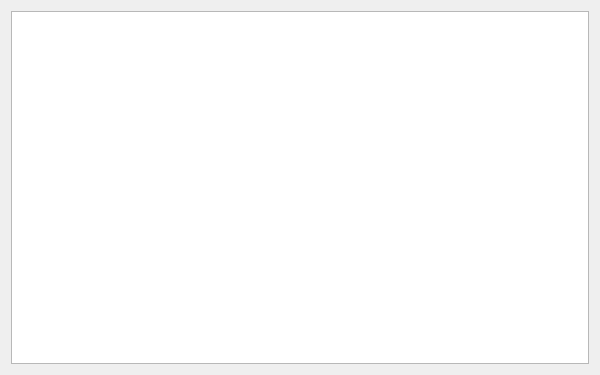
<?xml version="1.0" encoding="UTF-8"?>
<ui version="4.0">
 <class>IdeAboutDialog</class>
 <widget class="QDialog" name="IdeAboutDialog">
  <property name="geometry">
   <rect>
    <x>0</x>
    <y>0</y>
    <width>600</width>
    <height>375</height>
   </rect>
  </property>
  <property name="minimumSize">
   <size>
    <width>600</width>
    <height>375</height>
   </size>
  </property>
  <property name="windowTitle">
   <string>About Blur IDE</string>
  </property>
  <layout class="QGridLayout" name="gridLayout">
   <item row="0" column="0">
    <widget class="QTextBrowser" name="uiAboutTXT"/>
   </item>
  </layout>
 </widget>
 <resources/>
 <connections/>
</ui>
